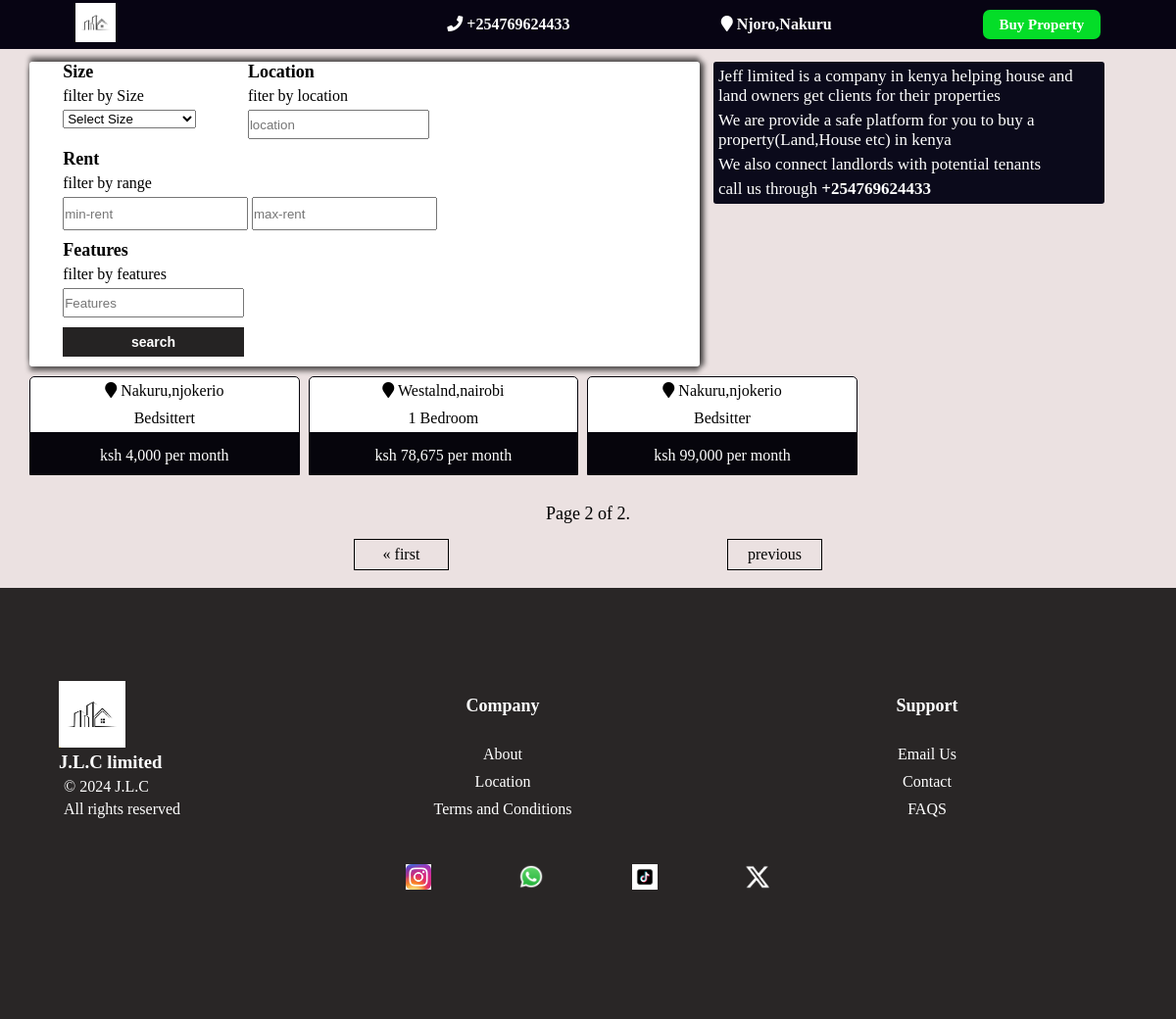
/view_property?page=2, run on an earlier commit of the app's database.
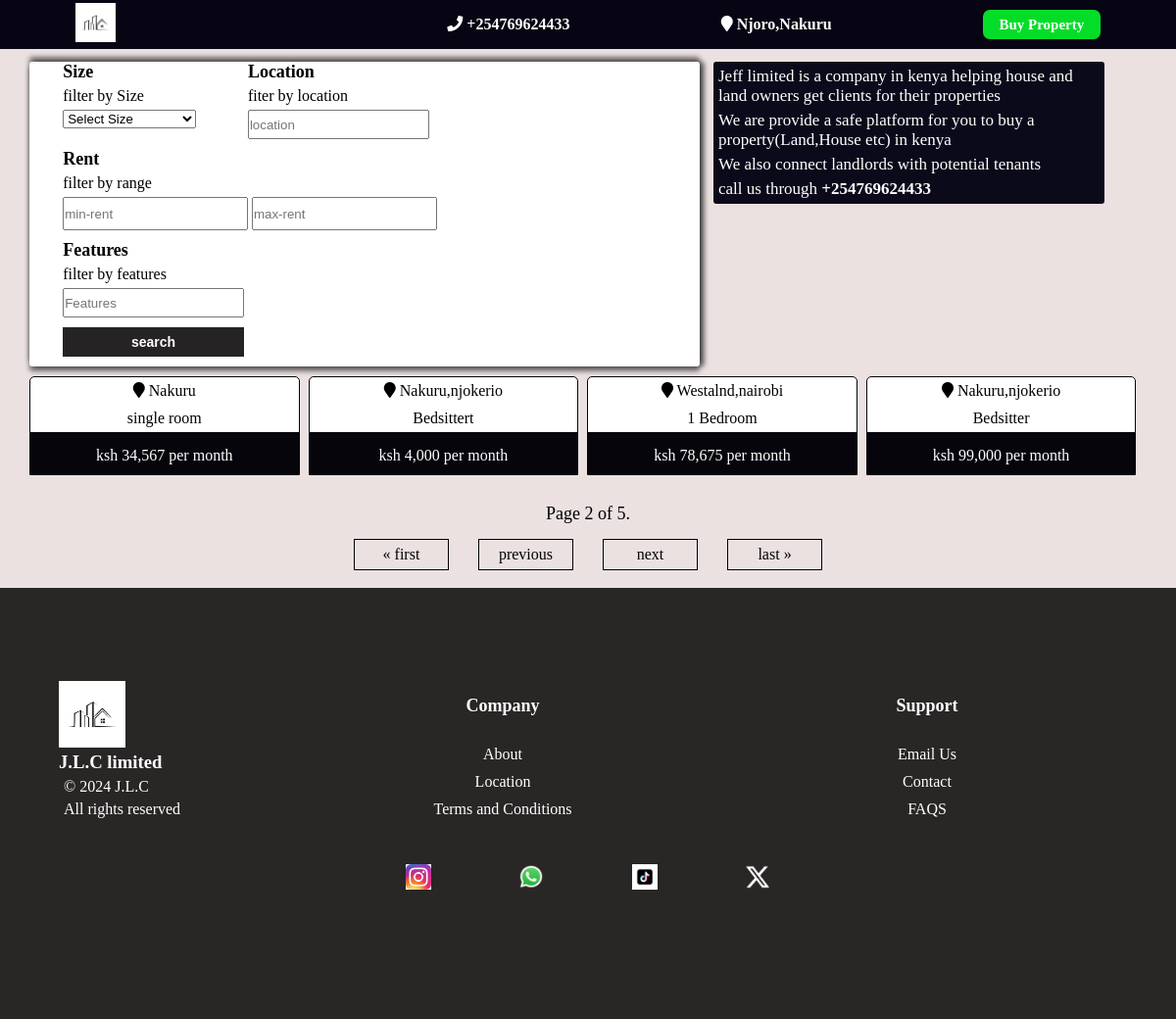
And on a later commit of the database.
### app/models.py (models this page shows, shortened)
class Property_for_renting(models.Model):
    owner = models.ForeignKey(Profile,on_delete=models.CASCADE)
    apartment_name = models.CharField( max_length=500,null=True)
    size_choices=(
        ('single room' , 'single room'),
        ('Double room' , 'Double room'),
        ('Bedsitter' , 'Bedsitter'),
        ('1 Bedroom' , '1 Bedroom'),
        ('2 Bedrooms' , '2 Bedrooms'),
        ('3 Bedrooms' , '3 Bedrooms'),
        ('4 Bedrooms' , '4 Bedrooms'),
        ('5 Bedrooms' , '5 Bedrooms'),
        ('Above 5 Bedrooms' , 'Above 5 Bedrooms'),
    )
    size = models.CharField(choices=size_choices , max_length=50)
    features= models.TextField()
    location = models.CharField(max_length=1000)
    pin_location = models.CharField(null=True,blank=True,max_length=1000)
    main_image = models.ImageField(upload_to='images/' ,null=True)
    video = models.FileField(upload_to='videos/',blank=True, null=True)
    price = models.IntegerField()
    deposit = models.IntegerField(null=True,default=0)
    water_fee = models.IntegerField(null=True,default=0)
    garbage_fee = models.IntegerField(null=True,default=0)
    landlord_contact = models.CharField(max_length=20,null=True)
    caretaker_contact = models.CharField(max_length=20,blank=True,null=True)
    agent_name =  models.CharField(max_length=2000,blank=True,null=True)
    agent_contact =  models.CharField(max_length=20,blank=True,null=True)
    id_photo_front = models.ImageField(upload_to='images/' ,null=True)
    id_photo_back = models.ImageField(upload_to='images/' ,null=True)
    posted = models.DateTimeField(auto_now=True)
    is_available = models.BooleanField(default=True)

### app/views.py (the view)
# urls.py: path('view_property',views.view_properties,name='view_property'),
def view_properties(request):
     rentals = Property_for_renting.objects.all()
     paginator = Paginator(rentals, 4)
     page = request.GET.get('page')
     try:
          rentals = paginator.page(page)
     except PageNotAnInteger:
          rentals = paginator.page(1)
     except EmptyPage:
          rentals = paginator.page(paginator.num_pages)
     return render (request , 'rentals.html',{'rentals':rentals})

### templates/rentals.html (shortened to what this page needs)
{% extends 'header.html'%}
{% load static %}
{% load humanize %}
{%block content%}
<!DOCTYPE html>
<html lang="en">
<head>
    <link rel="stylesheet" href="{% static 'rentals.css' %}">
</head>
</head>
<body>
    <div class="main-container">
        <div class="search-container">
            <div class="form">
                <form method="POST" action="/search_rentals">
                    <div class="size">
                        <label for="Size">Size </label>
                        <span>filter by Size</span>
                        <select name="Size" id="size-filter">
                            <option value="">Select Size</option>
                        </select>
                    </div>
                    <div class="location">
                        <label for="search-location">Location </label>
                        <span>fiter by location</span>
                        <input type="search" name="location" placeholder="location">
                    </div>
                    <label for="Rent">Rent </label>
                    <span>filter by range</span>
                    <input type="number" class="min-rent" name="min-rent" placeholder="min-rent">
                    <input type="number" class="max-rent" name="max-rent" placeholder="max-rent">
                    <label for="Features">Features </label>
                    <span>filter by features</span>
                    <input type="search" name="Features" placeholder="Features">
                    <input type="submit" class="search-btn" value="search">
                </form>
            </div>
        </div>
        <div class="adverts">
            <p>Jeff limited is a company in kenya helping house and land owners get clients for their properties</p>
            <p>We are provide a safe platform for you to buy a property(Land,House etc) in kenya</p>
            <p>We also connect landlords with potential tenants </p>
            <p>call us through <b>+254769624433</b></p>
        </div>
        {% for rental in rentals reversed %}
        <a href="/property_details/{{rental.id}}">
            <div class="houses-container">
                <div class="details">
                     <p><i class="fa fa-map-marker" aria-hidden="true"></i> {{rental.location}}</p>
                     <p>{{rental.size}}</p>
                </div>
                <div class="cost">
                     <p style="padding-top: 5px;">ksh {{ rental.price|intcomma }} per month</p>
                </div>
             </div>
        </a>
        {% endfor %}
        <div class="pagination">
            <span class="step-links">
                <span class="current">
                    Page {{ rentals.number }} of {{ rentals.paginator.num_pages }}.
                </span>
                <ul>
                    {% if rentals.has_previous %}
                    <a href="?page=1">
                        <li> &laquo; first</li>
                    </a>
                    <a href="?page={{ rentals.previous_page_number }}">
                        <li>previous </li>
                    </a>
                    {% endif %}
                    {% if rentals.has_next %}
                    <a href="?page={{ rentals.next_page_number }}">
                       <li>next</li>
                    </a>
                    <a href="?page={{ rentals.paginator.num_pages }}">
                        <li>last &raquo;</li>
                    </a>
                    {% endif %}
                </ul>
            </span>
        </div>
    </div>
    {% endblock %}

What changed in the data, as far as the page shows it:
added Property_for_renting: location "Nakuru", size "single room", price "34,567"
Also different on the page:
{{ rentals.paginator.num_pages }}: "2" → "5"
text now shown: "next last »"
